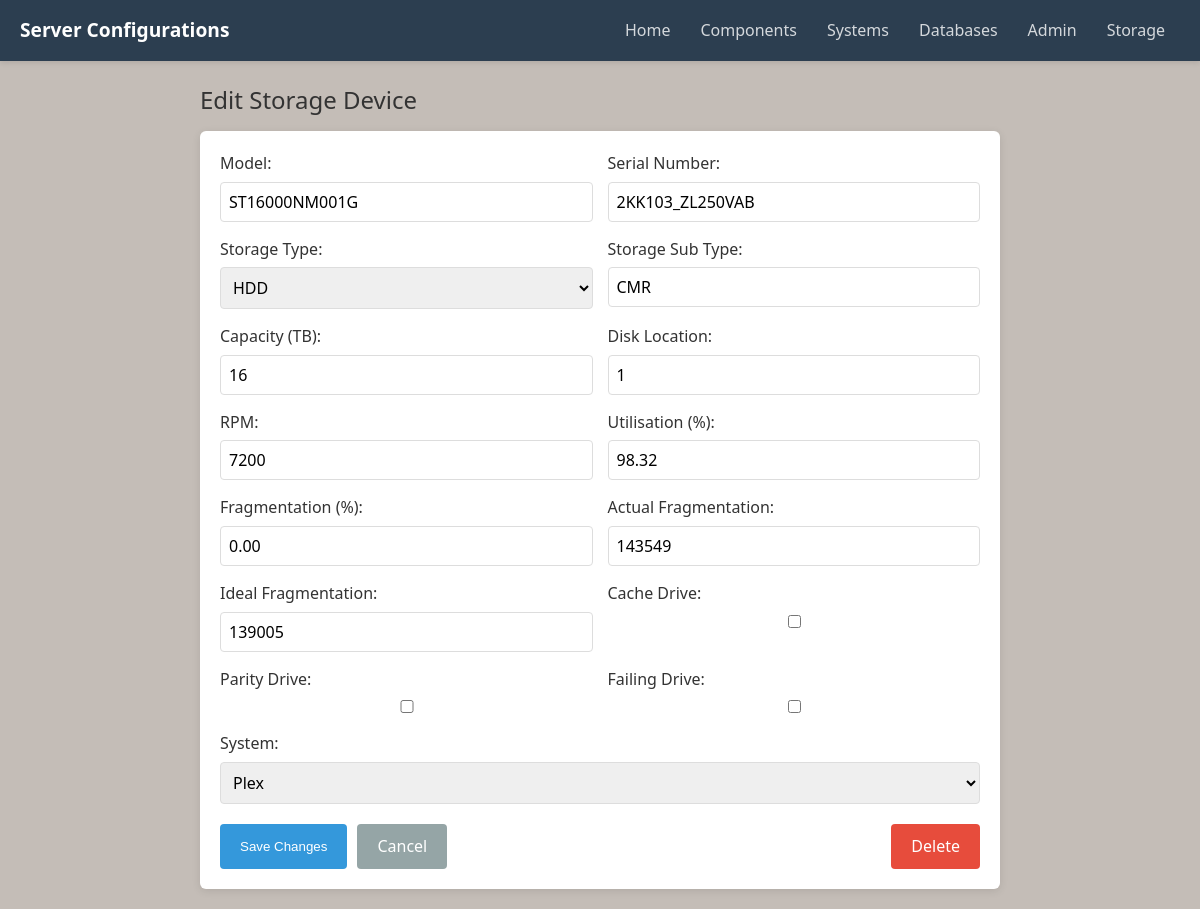
The app's page /components/edit-storage/3/, older data.
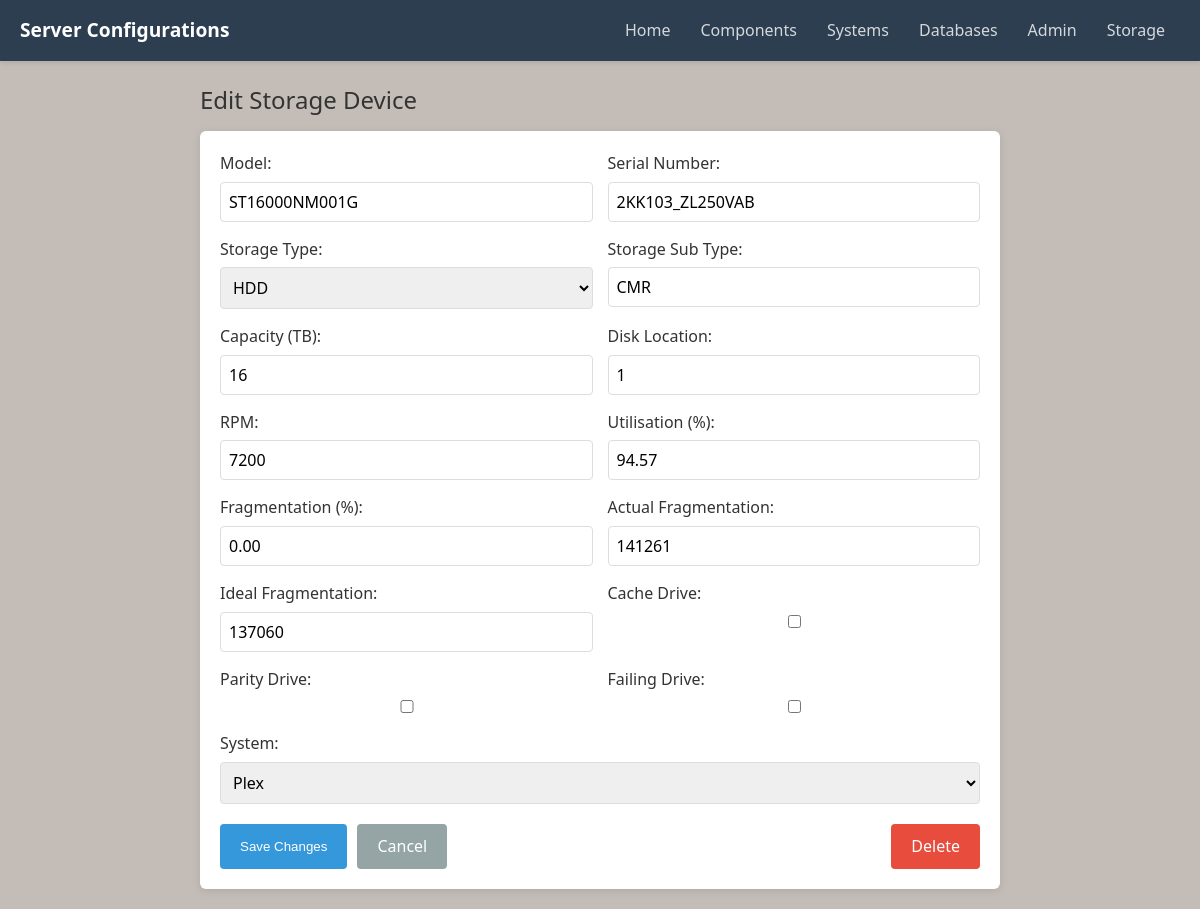
The same page, newer data.
### server_deployments/models.py (models this page shows, shortened)
class StorageDevice(models.Model):
    disk_location = models.PositiveIntegerField(null=True, blank=True)
    model = models.CharField(max_length=255)
    serial_number = models.CharField(max_length=255, null=True, blank=True)
    storage_type = models.CharField(max_length=10, choices=[('HDD', 'HDD'), ('SSD', 'SSD'), ('NVMe', 'NVMe')])
    storage_sub_type = models.CharField(max_length=255, null=True, blank=True)
    capacity_tb = models.PositiveIntegerField()
    rpm = models.PositiveIntegerField(blank=True, null=True)
    failure = models.BooleanField(default=False)
    cache = models.BooleanField(default=False)
    parity = models.BooleanField(default=False)
    utilisation = models.DecimalField(max_digits=5, decimal_places=2, default=0.0, help_text="Percentage of drive used")
    actual_fragmentation = models.PositiveIntegerField(null=True, blank=True)
    ideal_fragmentation = models.PositiveIntegerField(null=True, blank=True)
    fragmentation = models.DecimalField(max_digits=5, decimal_places=2, null=True, blank=True, help_text="Fragmentation percentage")

### server_deployments/views.py (the view)
# urls.py: path('components/edit-storage/<int:storage_id>/', views.edit_storage, name='edit_storage'),
def edit_storage(request, storage_id):
    storage = get_object_or_404(StorageDevice, id=storage_id)
    current_system = None
    for system in System.objects.all():
        if storage in system.storage_devices.all():
            current_system = system
            break
    if request.method == 'POST':
        form = StorageDeviceForm(request.POST, instance=storage)
        if form.is_valid():
            storage = form.save()
            new_system_id = request.POST.get('system')
            if current_system:
                current_system.storage_devices.remove(storage)
            if new_system_id and new_system_id != '':
                try:
                    new_system = System.objects.get(id=new_system_id)
                    new_system.storage_devices.add(storage)
                except System.DoesNotExist:
                    pass
            return redirect('storage_view')
    else:
        form = StorageDeviceForm(instance=storage)
    return render(request, 'server_deployments/edit_storage.html', {
        'form': form,
        'storage': storage,
        'title': 'Edit Storage Device',
        'systems': System.objects.all(),
        'current_system': current_system
    })

### server_deployments/forms.py
class StorageDeviceForm(forms.ModelForm):
    class Meta:
        model = StorageDevice
        fields = '__all__'

### server_deployments/templates/server_deployments/edit_storage.html (shortened to what this page needs)
{% extends "base.html" %}
{% load static %}
{% block content %}
<div class="container">
  <h2>{{ title }}</h2>
  <form method="post" class="form">
    <div class="form-grid">
        <div class="form-group">
            <label for="{{ form.model.id_for_label }}">Model:</label>
            {{ form.model }}
        </div>
        <div class="form-group">
            <label for="{{ form.serial_number.id_for_label }}">Serial Number:</label>
            {{ form.serial_number }}
        </div>
        <div class="form-group">
            <label for="{{ form.storage_type.id_for_label }}">Storage Type:</label>
            {{ form.storage_type }}
        </div>
        <div class="form-group">
            <label for="{{ form.storage_sub_type.id_for_label }}">Storage Sub Type:</label>
            {{ form.storage_sub_type }}
        </div>
        <div class="form-group">
            <label for="{{ form.capacity_tb.id_for_label }}">Capacity (TB):</label>
            {{ form.capacity_tb }}
        </div>
        <div class="form-group">
            <label for="{{ form.disk_location.id_for_label }}">Disk Location:</label>
            {{ form.disk_location }}
        </div>
        <div class="form-group">
            <label for="{{ form.rpm.id_for_label }}">RPM:</label>
            {{ form.rpm }}
        </div>
        <div class="form-group">
            <label for="{{ form.utilisation.id_for_label }}">Utilisation (%):</label>
            {{ form.utilisation }}
        </div>
        <div class="form-group">
            <label for="{{ form.fragmentation.id_for_label }}">Fragmentation (%):</label>
            {{ form.fragmentation }}
        </div>
        <div class="form-group">
            <label for="{{ form.actual_fragmentation.id_for_label }}">Actual Fragmentation:</label>
            {{ form.actual_fragmentation }}
        </div>
        <div class="form-group">
            <label for="{{ form.ideal_fragmentation.id_for_label }}">Ideal Fragmentation:</label>
            {{ form.ideal_fragmentation }}
        </div>
        <div class="form-group">
            <label for="{{ form.cache.id_for_label }}">Cache Drive:</label>
            {{ form.cache }}
        </div>
        <div class="form-group">
            <label for="{{ form.parity.id_for_label }}">Parity Drive:</label>
            {{ form.parity }}
        </div>
        <div class="form-group">
            <label for="{{ form.failure.id_for_label }}">Failing Drive:</label>
            {{ form.failure }}
        </div>
        <div class="form-group full-width">
            <label for="system">System:</label>
            <select id="system" name="system">
                {% for sys in systems %}
                    <option value="{{ sys.id }}" {% if current_system and current_system.id == sys.id %}selected{% endif %}>
                        {{ sys.name }}
                    </option>
                {% endfor %}
            </select>
        </div>
    </div>
    <div class="button-row">
        <button type="submit" class="submit-btn">Save Changes</button>
        <a href="{% url 'storage_view' %}" class="cancel-btn">Cancel</a>
        <a href="{% url 'delete_storage' storage.id %}" class="delete-btn" onclick="return confirm('Are you sure you want to delete this drive?')">Delete</a>
    </div>
</form>
</div>
{% endblock %}

### templates/base.html (shortened to what this page needs)
<!DOCTYPE html>
<html lang="en">
<head>
    {% load static %}
    <link rel="stylesheet" href="{% static 'css/navigation.css' %}">
    <link rel="stylesheet" href="{% static 'css/styles.css' %}">
</head>
<body>
    <nav class="main-nav">
        <div class="nav-container">
            <div class="nav-logo">
                <a href="{% url 'home' %}">Server Configurations</a>
            </div>
            <ul class="nav-links">
                <li><a href="{% url 'home' %}" class="nav-item">Home</a></li>
                <li><a href="{% url 'components' %}" class="nav-item">Components</a></li>
                <li><a href="{% url 'systems' %}" class="nav-item">Systems</a></li>
                <li><a href="{% url 'databases' %}" class="nav-item">Databases</a></li>
                <li><a href="{% url 'admin:index' %}" class="nav-item">Admin</a></li>
                <li><a href="{% url 'storage_view' %}" class="nav-item">Storage</a></li>
            </ul>
        </div>
    </nav>
    <main>
        {% block content %}
        {% endblock %}
    </main>
</body>
</html>

### static/css/navigation.css (style rules this page uses)
.main-nav { background-color: #2c3e50; box-shadow: 0 2px 5px rgba(0,0,0,0.1); position: sticky; top: 0; z-index: 1000; }
.nav-container { max-width: 1200px; margin: 0 auto; display: flex; justify-content: space-between; align-items: center; padding: 0 20px; }
.nav-logo a { color: white; font-weight: 600; font-size: 1.2em; text-decoration: none; padding: 15px 0; display: block; }
.nav-links { list-style: none; display: flex; margin: 0; padding: 0; }
.nav-links li { margin: 0; padding: 0; }
.nav-item { color: rgba(255,255,255,0.8); text-decoration: none; padding: 15px; display: block; transition: all 0.3s ease; font-weight: 500; }

### static/css/styles.css (style rules this page uses)
body { font-family: 'Segoe UI', Tahoma, Geneva, Verdana, sans-serif; line-height: 1.6; color: #333; background-color: #c4bdb7; margin: 0; padding: 0; }
h1, h2, h3, h4, h5, h6 { font-weight: 500; margin-top: 0; margin-bottom: 12px; }
a { color: #3498db; text-decoration: none; }
input, select, textarea { font-family: inherit; font-size: inherit; }

### server_deployments/templates/server_deployments/edit_storage.html (style rules this page uses)
.container { max-width: 800px; margin: 0 auto; padding: 20px; }
.form { background-color: white; padding: 20px; border-radius: 6px; box-shadow: 0 2px 8px rgba(0,0,0,0.1); }
.form-grid { display: grid; grid-template-columns: repeat(2, 1fr); gap: 15px; margin-bottom: 20px; }
.form-group { display: flex; flex-direction: column; }
.form-group.full-width { grid-column: span 2; }
.form-group label { margin-bottom: 5px; font-weight: 500; }
.form-group input, .form-group select { padding: 8px; border: 1px solid #ddd; border-radius: 4px; }
.button-row { display: flex; justify-content: flex-end; gap: 10px; margin-top: 20px; }
.submit-btn { background-color: #3498db; color: white; padding: 10px 20px; border: none; border-radius: 4px; cursor: pointer; }
.cancel-btn { display: inline-block; background-color: #95a5a6; color: white; padding: 10px 20px; border-radius: 4px; text-decoration: none; }
.delete-btn { background-color: #e74c3c; color: white; padding: 10px 20px; text-decoration: none; border-radius: 4px; margin-left: auto; }
.button-row { display: flex; gap: 10px; margin-top: 20px; }

Row changes from the older to the newer data that the page shows:
changed StorageDevice "ST16000NM001G": utilisation "98.32" → "94.57"; actual_fragmentation "143549" → "141261"; ideal_fragmentation "139005" → "137060"
